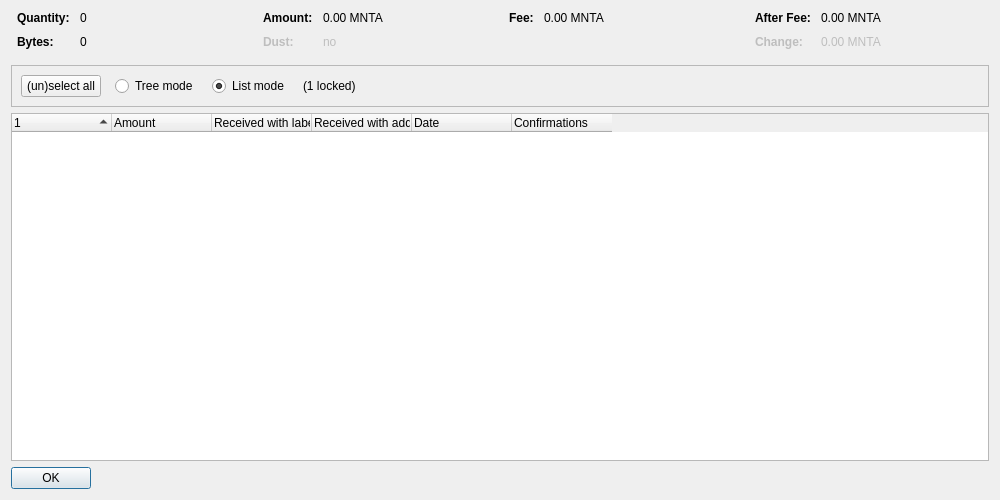
<?xml version="1.0" encoding="UTF-8"?>
<ui version="4.0">
 <class>CoinControlDialog</class>
 <widget class="QDialog" name="CoinControlDialog">
  <property name="geometry">
   <rect>
    <x>0</x>
    <y>0</y>
    <width>1000</width>
    <height>500</height>
   </rect>
  </property>
  <property name="windowTitle">
   <string>Coin Selection</string>
  </property>
  <layout class="QVBoxLayout" name="verticalLayout">
   <item>
    <layout class="QHBoxLayout" name="horizontalLayoutTop" stretch="0,0,0,0">
     <property name="topMargin">
      <number>0</number>
     </property>
     <property name="bottomMargin">
      <number>10</number>
     </property>
     <item>
      <layout class="QFormLayout" name="formLayoutCoinControl1">
       <property name="horizontalSpacing">
        <number>10</number>
       </property>
       <property name="verticalSpacing">
        <number>10</number>
       </property>
       <property name="leftMargin">
        <number>6</number>
       </property>
       <property name="rightMargin">
        <number>6</number>
       </property>
       <item row="0" column="0">
        <widget class="QLabel" name="labelCoinControlQuantityText">
         <property name="font">
          <font>
           <weight>75</weight>
           <bold>true</bold>
          </font>
         </property>
         <property name="text">
          <string>Quantity:</string>
         </property>
        </widget>
       </item>
       <item row="0" column="1">
        <widget class="QLabel" name="labelCoinControlQuantity">
         <property name="cursor">
          <cursorShape>IBeamCursor</cursorShape>
         </property>
         <property name="contextMenuPolicy">
          <enum>Qt::ActionsContextMenu</enum>
         </property>
         <property name="text">
          <string notr="true">0</string>
         </property>
         <property name="textInteractionFlags">
          <set>Qt::LinksAccessibleByMouse|Qt::TextSelectableByKeyboard|Qt::TextSelectableByMouse</set>
         </property>
        </widget>
       </item>
       <item row="1" column="0">
        <widget class="QLabel" name="labelCoinControlBytesText">
         <property name="font">
          <font>
           <weight>75</weight>
           <bold>true</bold>
          </font>
         </property>
         <property name="text">
          <string>Bytes:</string>
         </property>
        </widget>
       </item>
       <item row="1" column="1">
        <widget class="QLabel" name="labelCoinControlBytes">
         <property name="cursor">
          <cursorShape>IBeamCursor</cursorShape>
         </property>
         <property name="contextMenuPolicy">
          <enum>Qt::ActionsContextMenu</enum>
         </property>
         <property name="text">
          <string notr="true">0</string>
         </property>
         <property name="textInteractionFlags">
          <set>Qt::LinksAccessibleByMouse|Qt::TextSelectableByKeyboard|Qt::TextSelectableByMouse</set>
         </property>
        </widget>
       </item>
      </layout>
     </item>
     <item>
      <layout class="QFormLayout" name="formLayoutCoinControl2">
       <property name="horizontalSpacing">
        <number>10</number>
       </property>
       <property name="verticalSpacing">
        <number>10</number>
       </property>
       <property name="leftMargin">
        <number>6</number>
       </property>
       <property name="rightMargin">
        <number>6</number>
       </property>
       <item row="0" column="0">
        <widget class="QLabel" name="labelCoinControlAmountText">
         <property name="font">
          <font>
           <weight>75</weight>
           <bold>true</bold>
          </font>
         </property>
         <property name="text">
          <string>Amount:</string>
         </property>
        </widget>
       </item>
       <item row="0" column="1">
        <widget class="QLabel" name="labelCoinControlAmount">
         <property name="cursor">
          <cursorShape>IBeamCursor</cursorShape>
         </property>
         <property name="contextMenuPolicy">
          <enum>Qt::ActionsContextMenu</enum>
         </property>
         <property name="text">
          <string notr="true">0.00 MNTA</string>
         </property>
         <property name="textInteractionFlags">
          <set>Qt::LinksAccessibleByMouse|Qt::TextSelectableByKeyboard|Qt::TextSelectableByMouse</set>
         </property>
        </widget>
       </item>
       <item row="1" column="0">
        <widget class="QLabel" name="labelCoinControlLowOutputText">
         <property name="enabled">
          <bool>false</bool>
         </property>
         <property name="font">
          <font>
           <weight>75</weight>
           <bold>true</bold>
          </font>
         </property>
         <property name="text">
          <string>Dust:</string>
         </property>
        </widget>
       </item>
       <item row="1" column="1">
        <widget class="QLabel" name="labelCoinControlLowOutput">
         <property name="enabled">
          <bool>false</bool>
         </property>
         <property name="cursor">
          <cursorShape>IBeamCursor</cursorShape>
         </property>
         <property name="contextMenuPolicy">
          <enum>Qt::ActionsContextMenu</enum>
         </property>
         <property name="text">
          <string notr="true">no</string>
         </property>
         <property name="textInteractionFlags">
          <set>Qt::LinksAccessibleByMouse|Qt::TextSelectableByKeyboard|Qt::TextSelectableByMouse</set>
         </property>
        </widget>
       </item>
      </layout>
     </item>
     <item>
      <layout class="QFormLayout" name="formLayoutCoinControl3">
       <property name="horizontalSpacing">
        <number>10</number>
       </property>
       <property name="verticalSpacing">
        <number>10</number>
       </property>
       <property name="leftMargin">
        <number>6</number>
       </property>
       <property name="rightMargin">
        <number>6</number>
       </property>
       <item row="0" column="0">
        <widget class="QLabel" name="labelCoinControlFeeText">
         <property name="font">
          <font>
           <weight>75</weight>
           <bold>true</bold>
          </font>
         </property>
         <property name="text">
          <string>Fee:</string>
         </property>
        </widget>
       </item>
       <item row="0" column="1">
        <widget class="QLabel" name="labelCoinControlFee">
         <property name="cursor">
          <cursorShape>IBeamCursor</cursorShape>
         </property>
         <property name="contextMenuPolicy">
          <enum>Qt::ActionsContextMenu</enum>
         </property>
         <property name="text">
          <string notr="true">0.00 MNTA</string>
         </property>
         <property name="textInteractionFlags">
          <set>Qt::LinksAccessibleByMouse|Qt::TextSelectableByKeyboard|Qt::TextSelectableByMouse</set>
         </property>
        </widget>
       </item>
      </layout>
     </item>
     <item>
      <layout class="QFormLayout" name="formLayoutCoinControl4">
       <property name="horizontalSpacing">
        <number>10</number>
       </property>
       <property name="verticalSpacing">
        <number>10</number>
       </property>
       <property name="leftMargin">
        <number>6</number>
       </property>
       <property name="rightMargin">
        <number>6</number>
       </property>
       <item row="0" column="0">
        <widget class="QLabel" name="labelCoinControlAfterFeeText">
         <property name="font">
          <font>
           <weight>75</weight>
           <bold>true</bold>
          </font>
         </property>
         <property name="text">
          <string>After Fee:</string>
         </property>
        </widget>
       </item>
       <item row="0" column="1">
        <widget class="QLabel" name="labelCoinControlAfterFee">
         <property name="cursor">
          <cursorShape>IBeamCursor</cursorShape>
         </property>
         <property name="contextMenuPolicy">
          <enum>Qt::ActionsContextMenu</enum>
         </property>
         <property name="text">
          <string notr="true">0.00 MNTA</string>
         </property>
         <property name="textInteractionFlags">
          <set>Qt::LinksAccessibleByMouse|Qt::TextSelectableByKeyboard|Qt::TextSelectableByMouse</set>
         </property>
        </widget>
       </item>
       <item row="1" column="0">
        <widget class="QLabel" name="labelCoinControlChangeText">
         <property name="enabled">
          <bool>false</bool>
         </property>
         <property name="font">
          <font>
           <weight>75</weight>
           <bold>true</bold>
          </font>
         </property>
         <property name="text">
          <string>Change:</string>
         </property>
        </widget>
       </item>
       <item row="1" column="1">
        <widget class="QLabel" name="labelCoinControlChange">
         <property name="enabled">
          <bool>false</bool>
         </property>
         <property name="cursor">
          <cursorShape>IBeamCursor</cursorShape>
         </property>
         <property name="contextMenuPolicy">
          <enum>Qt::ActionsContextMenu</enum>
         </property>
         <property name="text">
          <string notr="true">0.00 MNTA</string>
         </property>
         <property name="textInteractionFlags">
          <set>Qt::LinksAccessibleByMouse|Qt::TextSelectableByKeyboard|Qt::TextSelectableByMouse</set>
         </property>
        </widget>
       </item>
      </layout>
     </item>
    </layout>
   </item>
   <item>
    <widget class="QFrame" name="frame">
     <property name="minimumSize">
      <size>
       <width>0</width>
       <height>40</height>
      </size>
     </property>
     <property name="frameShape">
      <enum>QFrame::StyledPanel</enum>
     </property>
     <property name="frameShadow">
      <enum>QFrame::Sunken</enum>
     </property>
     <layout class="QHBoxLayout" name="horizontalLayout">
      <item>
       <layout class="QHBoxLayout" name="horizontalLayoutPanel" stretch="0,0,0,0,0">
        <property name="spacing">
         <number>14</number>
        </property>
        <item>
         <widget class="QPushButton" name="pushButtonSelectAll">
          <property name="sizePolicy">
           <sizepolicy hsizetype="Maximum" vsizetype="Fixed">
            <horstretch>0</horstretch>
            <verstretch>0</verstretch>
           </sizepolicy>
          </property>
          <property name="text">
           <string>(un)select all</string>
          </property>
          <property name="autoDefault">
           <bool>false</bool>
          </property>
         </widget>
        </item>
        <item>
         <widget class="QRadioButton" name="radioTreeMode">
          <property name="sizePolicy">
           <sizepolicy hsizetype="Maximum" vsizetype="Fixed">
            <horstretch>0</horstretch>
            <verstretch>0</verstretch>
           </sizepolicy>
          </property>
          <property name="text">
           <string>Tree mode</string>
          </property>
         </widget>
        </item>
        <item>
         <widget class="QRadioButton" name="radioListMode">
          <property name="sizePolicy">
           <sizepolicy hsizetype="Maximum" vsizetype="Fixed">
            <horstretch>0</horstretch>
            <verstretch>0</verstretch>
           </sizepolicy>
          </property>
          <property name="text">
           <string>List mode</string>
          </property>
          <property name="checked">
           <bool>true</bool>
          </property>
         </widget>
        </item>
        <item>
         <widget class="QLabel" name="labelLocked">
          <property name="text">
           <string notr="true">(1 locked)</string>
          </property>
         </widget>
        </item>
        <item>
         <spacer name="horizontalSpacer">
          <property name="orientation">
           <enum>Qt::Horizontal</enum>
          </property>
          <property name="sizeHint" stdset="0">
           <size>
            <width>40</width>
            <height>20</height>
           </size>
          </property>
         </spacer>
        </item>
       </layout>
      </item>
     </layout>
    </widget>
   </item>
   <item>
    <widget class="CoinControlTreeWidget" name="treeWidget">
     <property name="contextMenuPolicy">
      <enum>Qt::CustomContextMenu</enum>
     </property>
     <property name="sortingEnabled">
      <bool>false</bool>
     </property>
     <property name="columnCount">
      <number>6</number>
     </property>
     <attribute name="headerShowSortIndicator" stdset="0">
      <bool>true</bool>
     </attribute>
     <attribute name="headerStretchLastSection">
      <bool>false</bool>
     </attribute>
     <column>
      <property name="text">
       <string/>
      </property>
     </column>
     <column>
      <property name="text">
       <string>Amount</string>
      </property>
     </column>
     <column>
      <property name="text">
       <string>Received with label</string>
      </property>
     </column>
     <column>
      <property name="text">
       <string>Received with address</string>
      </property>
     </column>
     <column>
      <property name="text">
       <string>Date</string>
      </property>
     </column>
     <column>
      <property name="text">
       <string>Confirmations</string>
      </property>
      <property name="toolTip">
       <string>Confirmed</string>
      </property>
     </column>
     <column>
      <property name="text">
       <string/>
      </property>
     </column>
     <column>
      <property name="text">
       <string/>
      </property>
     </column>
     <column>
      <property name="text">
       <string/>
      </property>
     </column>
     <column>
      <property name="text">
       <string/>
      </property>
     </column>
    </widget>
   </item>
   <item>
    <widget class="QDialogButtonBox" name="buttonBox">
     <property name="sizePolicy">
      <sizepolicy hsizetype="Maximum" vsizetype="Fixed">
       <horstretch>0</horstretch>
       <verstretch>0</verstretch>
      </sizepolicy>
     </property>
     <property name="orientation">
      <enum>Qt::Horizontal</enum>
     </property>
     <property name="standardButtons">
      <set>QDialogButtonBox::Ok</set>
     </property>
    </widget>
   </item>
  </layout>
 </widget>
 <customwidgets>
  <customwidget>
   <class>CoinControlTreeWidget</class>
   <extends>QTreeWidget</extends>
   <header>qt/coincontroltreewidget.h</header>
  </customwidget>
 </customwidgets>
 <resources/>
 <connections/>
</ui>
